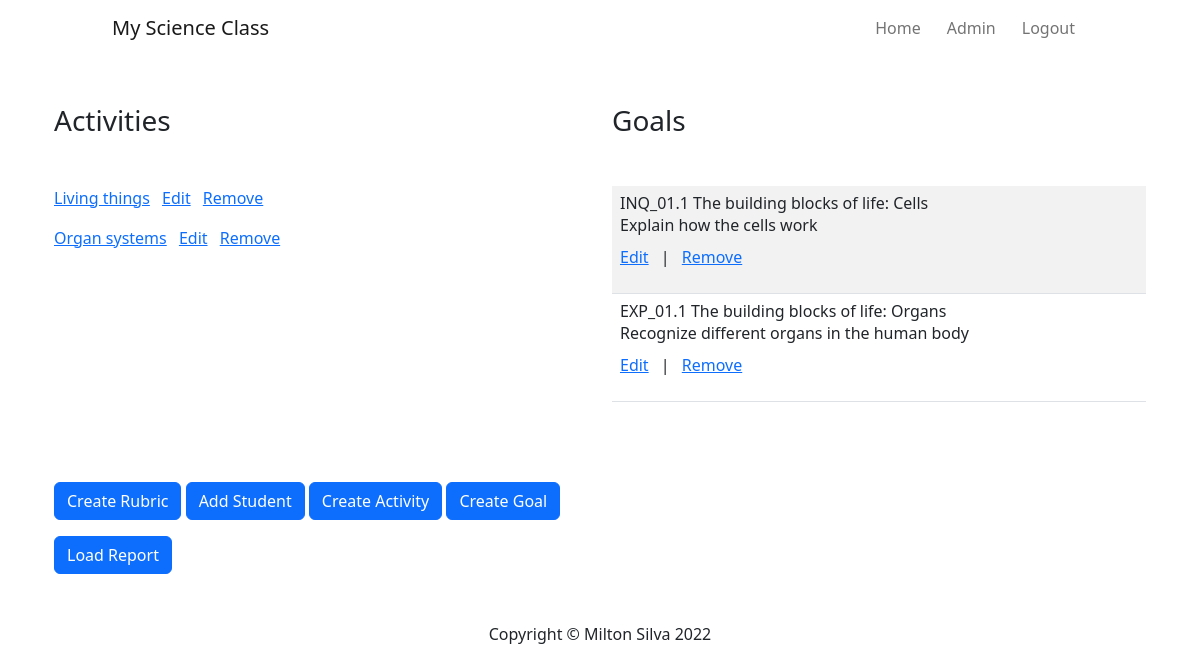
Screenshot of /admin-home (signed in) with the database file from the repository.
### databases.py (models this page shows)
class Activity(db.Model):
    __tablename__ = "activities"
    id = db.Column(db.Integer, primary_key=True)
    activity_name = db.Column(db.String(100), nullable=False)
    rubric_id = db.Column(db.Integer, db.ForeignKey("rubrics.id"))
    rubric = relationship("Rubric", back_populates="activity")
    goal_id = db.Column(db.String(15), db.ForeignKey("goals.code"))
    goal = relationship("Goal", back_populates="activity")
    item_grade = relationship("ItemGrade", back_populates="activity")

class Goal(db.Model):
    __tablename__ = "goals"
    code = db.Column(db.String(15), primary_key=True)
    goal_description = db.Column(db.String(1000), nullable=False)
    level = db.Column(db.String(250), nullable=False)
    competency = db.Column(db.String(250), nullable=False)
    topic = db.Column(db.String(250), nullable=False)
    activity = relationship("Activity", back_populates="goal")

### main.py (the view)
@app.route('/admin-home')
@login_required
@admin_only
def admin_home():
    goals = Goal.query.all()
    activities = Activity.query.all()
    return render_template('admin-home.html', current_user=current_user, all_goals=goals, all_activities=activities)

### main.py (called while the page is built)
@login_manager.user_loader
def load_user(user_id):
    return User.query.get(int(user_id))

def admin_only(f):
    @wraps(f)
    def decorated_function(*args, **kwargs):
        if current_user.group != "ADMIN":
            return abort(403)
        return f(*args, **kwargs)
    return decorated_function

### templates/admin-home.html (shortened to what this page needs)
{% extends 'base.html' %}
{% import "bootstrap/wtf.html" as wtf %}
{% block page_content %}
<div class="container">
    <div class="row mt-5">
        <div class="col-md-6">
            <h3 class="mb-5">Activities</h3>
                {% for activity in all_activities %}
                <p><a href="{{ url_for('grade_activity', activity_id=activity.id) }}">{{ activity.activity_name }}</a>
                    <a href="{{ url_for('edit_activity', activity_id=activity.id) }}" class="px-2">Edit</a>
                    <a href="{{ url_for('delete_act', activity_id=activity.id) }}">Remove</a>
                </p>
                {% endfor %}
        </div>
        <div class="col-md-6">
            <h3 class="mb-5">Goals</h3>
            <table class="table table-striped">
                <tbody>
                    {% for goal in all_goals: %}
                    <tr>
                        <td>
                            <h6 class="mb-0">{{ goal.code }} {{ goal.topic }}</h6>
                            <p class="mb-2">{{ goal.goal_description }}</p>
                            <p>
                                <a href="{{ url_for('edit_goal', goal_code=goal.code) }}" class="pe-2">Edit</a>  |
                                <a href="{{ url_for('delete_goal', goal_code=goal.code) }}" class="ps-2">Remove</a>
                            </p>
                        </td>
                    </tr>
                    {% endfor %}
                </tbody>
            </table>
        </div>
        <div class="mt-5">
            <a class="btn btn-primary mt-3" href="{{ url_for('new_rubric') }}">Create Rubric</a>
            <a class="btn btn-primary mt-3" href="#">Add Student</a>
            <a class="btn btn-primary mt-3" href="{{ url_for('add_activity') }}">Create Activity</a>
            <a class="btn btn-primary mt-3" href="{{ url_for('add_goal') }}">Create Goal</a><br>
            <a class="btn btn-primary mt-3" href="#">Load Report</a>
        </div>
    </div>
</div>
{% include "footer.html" %}
{% endblock %}

### rows the page displays
Activity: activity_name "Living things"
Activity: activity_name "Organ systems"
Goal: code "INQ_01.1", topic "The building blocks of life: Cells", goal_description "Explain how the cells work"
Goal: code "EXP_01.1", topic "The building blocks of life: Organs", goal_description "Recognize different organs in the human body"
